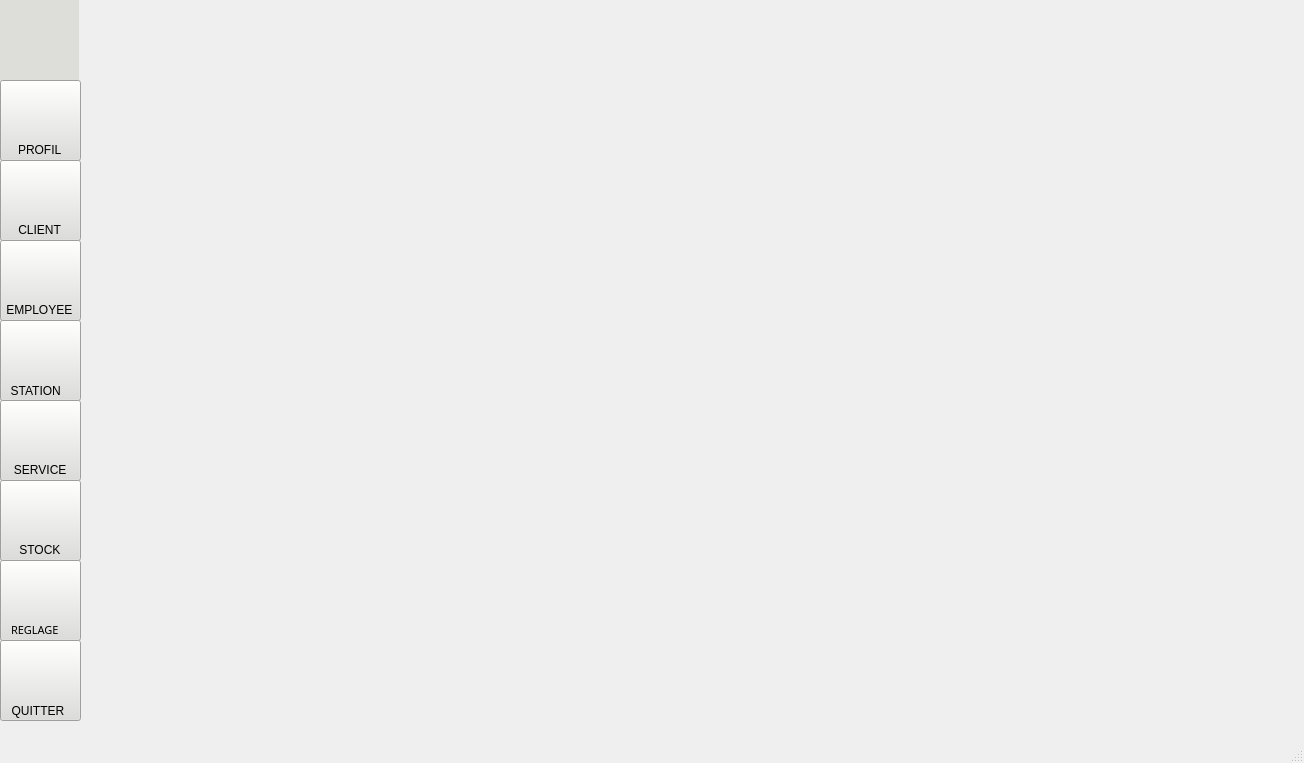
<?xml version="1.0" encoding="UTF-8"?>
<ui version="4.0">
 <class>profil</class>
 <widget class="QMainWindow" name="profil">
  <property name="geometry">
   <rect>
    <x>0</x>
    <y>0</y>
    <width>1304</width>
    <height>763</height>
   </rect>
  </property>
  <property name="windowTitle">
   <string>Voltify</string>
  </property>
  <property name="windowIcon">
   <iconset resource="../resources/iconn.qrc">
    <normaloff>:/icons/iconPrincipale.jpg</normaloff>:/icons/iconPrincipale.jpg</iconset>
  </property>
  <property name="styleSheet">
   <string notr="true"/>
  </property>
  <widget class="QWidget" name="centralwidget">
   <widget class="QStackedWidget" name="stackedWidget">
    <property name="geometry">
     <rect>
      <x>79</x>
      <y>0</y>
      <width>1231</width>
      <height>720</height>
     </rect>
    </property>
    <property name="styleSheet">
     <string notr="true"/>
    </property>
    <widget class="QWidget" name="page">
     <widget class="QLabel" name="label_10">
      <property name="geometry">
       <rect>
        <x>0</x>
        <y>0</y>
        <width>1231</width>
        <height>720</height>
       </rect>
      </property>
      <property name="text">
       <string/>
      </property>
      <property name="pixmap">
       <pixmap>../../2eme/2 semaistre/projet/logoapp/photo3.jpg</pixmap>
      </property>
      <property name="scaledContents">
       <bool>false</bool>
      </property>
     </widget>
    </widget>
   </widget>
   <widget class="QPushButton" name="pushButton_profil">
    <property name="geometry">
     <rect>
      <x>0</x>
      <y>80</y>
      <width>81</width>
      <height>81</height>
     </rect>
    </property>
    <property name="styleSheet">
     <string notr="true">QPushButton{
qproperty-icon:url(:/icons/profil.png);
qproperty-iconSize:42px 50px;
background-color:rgb(221,222,217);

}
QPushButton:hover:!pressed{  background-color: qlineargradient(spread:pad, x1:0.5, y1:0.0342727, x2:0.5, y2:1, stop:0 rgba(66, 117, 102, 255), stop:1 rgba(255, 255, 255, 255));}

</string>
    </property>
    <property name="text">
     <string/>
    </property>
   </widget>
   <widget class="QPushButton" name="pushButton_client">
    <property name="geometry">
     <rect>
      <x>0</x>
      <y>160</y>
      <width>81</width>
      <height>81</height>
     </rect>
    </property>
    <property name="styleSheet">
     <string notr="true">QPushButton{
qproperty-icon:url(:/icons/326255698_1163241431028162_7304178811197381155_n.png);
qproperty-iconSize:48px 50px;
background-color:rgb(221,222,217);
}
QPushButton:hover:!pressed{  background-color: qlineargradient(spread:pad, x1:0.5, y1:0.0342727, x2:0.5, y2:1, stop:0 rgba(66, 117, 102, 255), stop:1 rgba(255, 255, 255, 255));}
</string>
    </property>
    <property name="text">
     <string/>
    </property>
   </widget>
   <widget class="QPushButton" name="pushButton_employee">
    <property name="geometry">
     <rect>
      <x>0</x>
      <y>240</y>
      <width>81</width>
      <height>81</height>
     </rect>
    </property>
    <property name="styleSheet">
     <string notr="true">QPushButton{
qproperty-icon:url(:/new/prefix1/icons/278261042_5242060219164606_8744602465667434102_n.png);
qproperty-iconSize:46px 50px;
background-color:rgb(221,222,217);
}
QPushButton:hover:!pressed{  background-color: qlineargradient(spread:pad, x1:0.5, y1:0.0342727, x2:0.5, y2:1, stop:0 rgba(66, 117, 102, 255), stop:1 rgba(255, 255, 255, 255));}</string>
    </property>
    <property name="text">
     <string/>
    </property>
   </widget>
   <widget class="QPushButton" name="pushButton_station">
    <property name="geometry">
     <rect>
      <x>0</x>
      <y>320</y>
      <width>81</width>
      <height>81</height>
     </rect>
    </property>
    <property name="styleSheet">
     <string notr="true">QPushButton{
qproperty-icon:url(:/icons/326421902_3390623604598503_20181722436645681_n.png);
qproperty-iconSize:47px 50px;
background-color:rgb(221,222,217);
}

QPushButton:hover:!pressed{  background-color: qlineargradient(spread:pad, x1:0.5, y1:0.0342727, x2:0.5, y2:1, stop:0 rgba(66, 117, 102, 255), stop:1 rgba(255, 255, 255, 255));}</string>
    </property>
    <property name="text">
     <string/>
    </property>
   </widget>
   <widget class="QPushButton" name="pushButton_service">
    <property name="geometry">
     <rect>
      <x>0</x>
      <y>400</y>
      <width>81</width>
      <height>81</height>
     </rect>
    </property>
    <property name="styleSheet">
     <string notr="true">QPushButton{
qproperty-icon:url(:/new/prefix1/icons/278717090_465620745314700_6179097996270868039_n.png);
qproperty-iconSize:50px 50px;
background-color:rgb(221,222,217);
}
QPushButton:hover:!pressed{  background-color: qlineargradient(spread:pad, x1:0.5, y1:0.0342727, x2:0.5, y2:1, stop:0 rgba(66, 117, 102, 255), stop:1 rgba(255, 255, 255, 255));}</string>
    </property>
    <property name="text">
     <string/>
    </property>
   </widget>
   <widget class="QPushButton" name="pushButton_stock">
    <property name="geometry">
     <rect>
      <x>0</x>
      <y>480</y>
      <width>81</width>
      <height>81</height>
     </rect>
    </property>
    <property name="styleSheet">
     <string notr="true">QPushButton{
qproperty-icon:url(:/icons/326132086_1377220566362323_2334973245028434171_n.png);
qproperty-iconSize:50px 50px;
background-color:rgb(221,222,217);
}
QPushButton:hover:!pressed{  background-color: qlineargradient(spread:pad, x1:0.5, y1:0.0342727, x2:0.5, y2:1, stop:0 rgba(66, 117, 102, 255), stop:1 rgba(255, 255, 255, 255));}

</string>
    </property>
    <property name="text">
     <string/>
    </property>
   </widget>
   <widget class="QPushButton" name="pushButton_quitter">
    <property name="geometry">
     <rect>
      <x>0</x>
      <y>640</y>
      <width>81</width>
      <height>81</height>
     </rect>
    </property>
    <property name="styleSheet">
     <string notr="true">QPushButton{
qproperty-icon:url(:/new/prefix1/icons/331021796_4060633687495639_3024885960259443867_n.png);
qproperty-iconSize:38px 40px;
background-color:rgb(221,222,217);
}
QPushButton:hover:!pressed{  background-color: qlineargradient(spread:pad, x1:0.5, y1:0.0342727, x2:0.5, y2:1, stop:0 rgba(66, 117, 102, 255), stop:1 rgba(255, 255, 255, 255));}</string>
    </property>
    <property name="text">
     <string/>
    </property>
   </widget>
   <widget class="QPushButton" name="pushButton_reglage">
    <property name="geometry">
     <rect>
      <x>0</x>
      <y>560</y>
      <width>81</width>
      <height>81</height>
     </rect>
    </property>
    <property name="styleSheet">
     <string notr="true">QPushButton{
qproperty-icon:url(:/icons/326253185_1247096072879450_2122464190835713788_n.png);
qproperty-iconSize:44px 44px;
background-color:rgb(221,222,217);
}
QPushButton:hover:!pressed{  background-color: qlineargradient(spread:pad, x1:0.5, y1:0.0342727, x2:0.5, y2:1, stop:0 rgba(66, 117, 102, 255), stop:1 rgba(255, 255, 255, 255));}</string>
    </property>
    <property name="text">
     <string/>
    </property>
   </widget>
   <widget class="QLabel" name="label">
    <property name="geometry">
     <rect>
      <x>-2</x>
      <y>0</y>
      <width>81</width>
      <height>81</height>
     </rect>
    </property>
    <property name="styleSheet">
     <string notr="true">background-color:rgb(221,222,217);</string>
    </property>
    <property name="text">
     <string/>
    </property>
    <property name="pixmap">
     <pixmap>../../2eme/2 semaistre/projet/logoapp/tryr.png</pixmap>
    </property>
    <property name="scaledContents">
     <bool>true</bool>
    </property>
   </widget>
   <widget class="QLabel" name="label_2">
    <property name="geometry">
     <rect>
      <x>16</x>
      <y>540</y>
      <width>71</width>
      <height>20</height>
     </rect>
    </property>
    <property name="styleSheet">
     <string notr="true">
font: 87 8pt &quot;Segoe UI Black&quot;;</string>
    </property>
    <property name="text">
     <string> STOCK</string>
    </property>
   </widget>
   <widget class="QLabel" name="label_3">
    <property name="geometry">
     <rect>
      <x>4</x>
      <y>460</y>
      <width>71</width>
      <height>20</height>
     </rect>
    </property>
    <property name="styleSheet">
     <string notr="true">font: 87 8pt &quot;Segoe UI Black&quot;;</string>
    </property>
    <property name="text">
     <string>   SERVICE</string>
    </property>
   </widget>
   <widget class="QLabel" name="label_4">
    <property name="geometry">
     <rect>
      <x>4</x>
      <y>380</y>
      <width>81</width>
      <height>21</height>
     </rect>
    </property>
    <property name="styleSheet">
     <string notr="true">font: 87 8pt &quot;Segoe UI Black&quot;;</string>
    </property>
    <property name="text">
     <string>  STATION</string>
    </property>
   </widget>
   <widget class="QLabel" name="label_5">
    <property name="geometry">
     <rect>
      <x>3</x>
      <y>300</y>
      <width>81</width>
      <height>20</height>
     </rect>
    </property>
    <property name="styleSheet">
     <string notr="true">font: 87 8pt &quot;Segoe UI Black&quot;;</string>
    </property>
    <property name="text">
     <string> EMPLOYEE</string>
    </property>
   </widget>
   <widget class="QLabel" name="label_6">
    <property name="geometry">
     <rect>
      <x>5</x>
      <y>220</y>
      <width>61</width>
      <height>20</height>
     </rect>
    </property>
    <property name="styleSheet">
     <string notr="true">font: 87 8pt &quot;Segoe UI Black&quot;;</string>
    </property>
    <property name="text">
     <string>    CLIENT</string>
    </property>
   </widget>
   <widget class="QLabel" name="label_7">
    <property name="geometry">
     <rect>
      <x>18</x>
      <y>140</y>
      <width>71</width>
      <height>20</height>
     </rect>
    </property>
    <property name="styleSheet">
     <string notr="true">font: 87 8pt &quot;Segoe UI Black&quot;;</string>
    </property>
    <property name="text">
     <string>PROFIL</string>
    </property>
   </widget>
   <widget class="QLabel" name="label_8">
    <property name="geometry">
     <rect>
      <x>11</x>
      <y>620</y>
      <width>101</width>
      <height>20</height>
     </rect>
    </property>
    <property name="font">
     <font>
      <family>Segoe UI Black</family>
      <pointsize>8</pointsize>
      <weight>10</weight>
      <italic>false</italic>
      <bold>false</bold>
     </font>
    </property>
    <property name="styleSheet">
     <string notr="true">font: 87 8pt &quot;Segoe UI Black&quot;;</string>
    </property>
    <property name="text">
     <string>REGLAGE</string>
    </property>
   </widget>
   <widget class="QLabel" name="label_9">
    <property name="geometry">
     <rect>
      <x>5</x>
      <y>700</y>
      <width>71</width>
      <height>21</height>
     </rect>
    </property>
    <property name="styleSheet">
     <string notr="true">font: 87 8pt &quot;Segoe UI Black&quot;;</string>
    </property>
    <property name="text">
     <string>  QUITTER</string>
    </property>
   </widget>
   <zorder>label</zorder>
   <zorder>pushButton_profil</zorder>
   <zorder>pushButton_client</zorder>
   <zorder>pushButton_employee</zorder>
   <zorder>pushButton_station</zorder>
   <zorder>pushButton_service</zorder>
   <zorder>pushButton_stock</zorder>
   <zorder>pushButton_reglage</zorder>
   <zorder>stackedWidget</zorder>
   <zorder>pushButton_quitter</zorder>
   <zorder>label_2</zorder>
   <zorder>label_3</zorder>
   <zorder>label_4</zorder>
   <zorder>label_5</zorder>
   <zorder>label_6</zorder>
   <zorder>label_7</zorder>
   <zorder>label_8</zorder>
   <zorder>label_9</zorder>
  </widget>
  <widget class="QMenuBar" name="menubar">
   <property name="geometry">
    <rect>
     <x>0</x>
     <y>0</y>
     <width>1304</width>
     <height>26</height>
    </rect>
   </property>
  </widget>
  <widget class="QStatusBar" name="statusbar"/>
 </widget>
 <resources>
  <include location="iconn.qrc"/>
 </resources>
 <connections/>
</ui>
